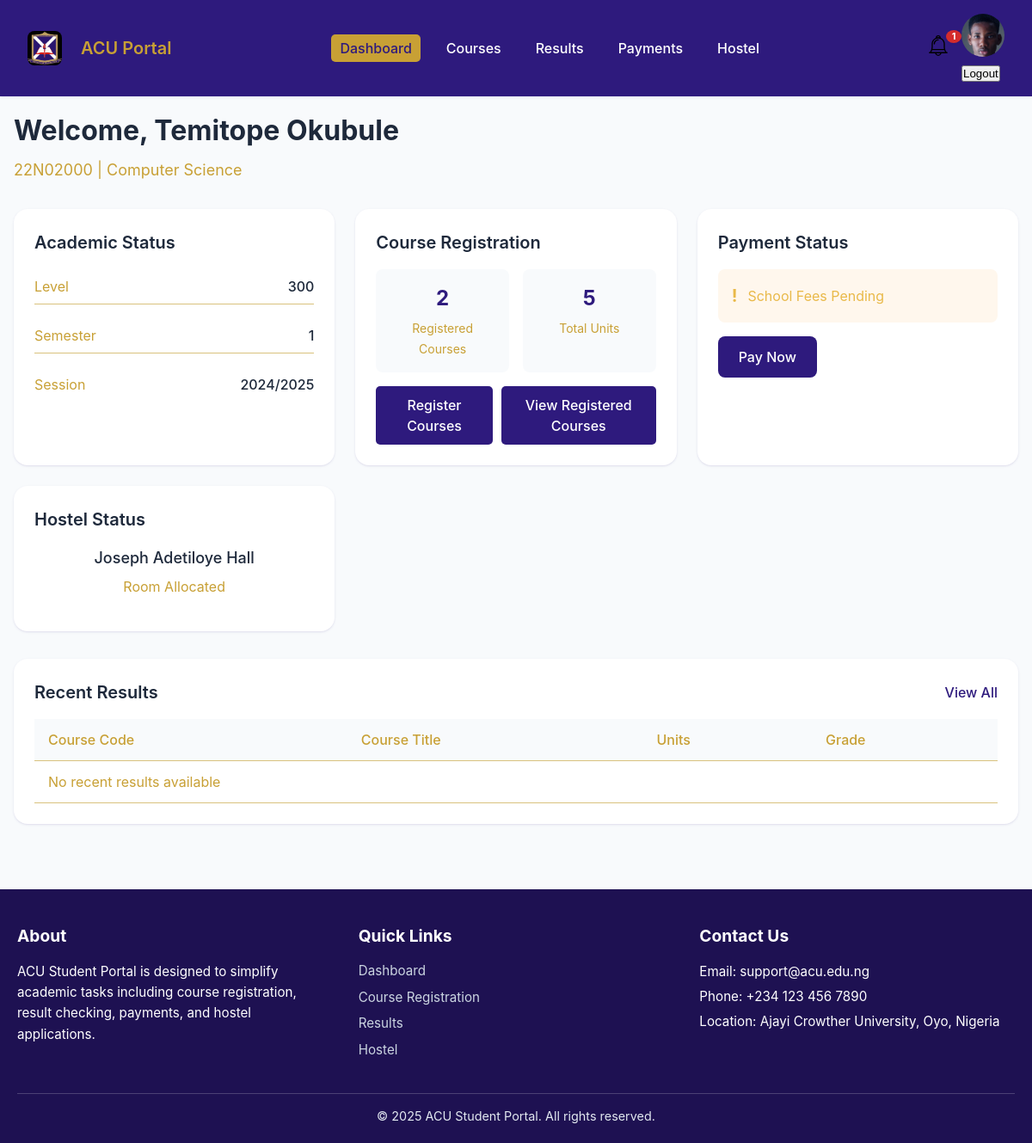
Page /dashboard/ (signed in) on the committed database.
### portal/models.py (models this page shows, shortened)
class StudentProfile(models.Model):
    user = models.OneToOneField(User, on_delete=models.CASCADE)
    matric_number = models.CharField(max_length=20, unique=True)
    phone_number = models.CharField(max_length=15)
    address = models.TextField()
    department = models.CharField(max_length=100)
    level = models.IntegerField(validators=[MinValueValidator(100), MaxValueValidator(800)])
    profile_picture = models.ImageField(upload_to='profile_pics/', null=True, blank=True)
    GENDER_CHOICES = (
        ('Male', 'Male'),
        ('Female', 'Female'),
    )
    gender = models.CharField(max_length=10, choices=GENDER_CHOICES, null=True)
    @property
    def imageURL(self):
        try:
            url = self.profile_picture.url
        except:
            url =''
        return url

class SchoolSession(models.Model):
    session = models.CharField(max_length=9)  # e.g. '2023/2024'
    semester = models.IntegerField(choices=[(1, 'First'), (2, 'Second')])
    is_active = models.BooleanField(default=False)  # To mark the current active session

class HostelApplication(models.Model):
    student = models.ForeignKey(StudentProfile, on_delete=models.CASCADE)
    hostel = models.ForeignKey(Hostel, on_delete=models.CASCADE)
    session = models.CharField(max_length=9)
    status = models.CharField(max_length=20, default='Pending')
    application_date = models.DateTimeField(auto_now_add=True)
    payment = models.OneToOneField(Payment, on_delete=models.SET_NULL, null=True)

class Hostel(models.Model):
    name = models.CharField(max_length=100)
    gender = models.CharField(max_length=1, choices=[('M', 'Male'), ('F', 'Female')])
    capacity = models.IntegerField()
    occupied = models.IntegerField(default=0)
    price_per_bed = models.DecimalField(max_digits=10, decimal_places=2)

### portal/views.py (the view)
# urls.py: path('dashboard/', views.dashboard, name='dashboard'),
@login_required
def dashboard(request):
    student = request.user.studentprofile
    current_session = SchoolSession.objects.filter(is_active=True).first()
    if current_session:
        session = current_session.session
        semester = current_session.semester
    else:
        session = '2024/2025'
        semester = 1
    registered_courses = RegisteredCourse.objects.filter(
        student=student,
        session=session,
        semester=semester
    )
    recent_results = Result.objects.filter(
        registered_course__student=student
    ).order_by('-registered_course__registration_date')[:5]
    fees_paid = Payment.objects.filter(
        student=student,
        purpose='School Fees',
        reference__icontains=session,
        status='Completed'
    ).exists()
    hostel_status = HostelApplication.objects.filter(
        student=student,
        session=session,
        status='Approved'
    ).first()
    total_units = registered_courses.aggregate(Sum('course__units'))['course__units__sum'] or 0
    context = {
        'current_session': session,
        'current_semester': semester,
        'registered_courses_count': registered_courses.count(),
        'total_units': total_units,
        'recent_results': recent_results,
        'fees_paid': fees_paid,
        'hostel_status': hostel_status,
    }
    return render(request, 'dashboard/dashboard.html', context)

### portal/context_processors.py (called while the page is built)
def notifications_context(request):
    if request.user.is_authenticated:
        try:
            student = request.user.studentprofile
            notifications = Notification.objects.filter(student=student).order_by('-created_at')
            unread_notifications = notifications.filter(is_read=False)
            return {
                'notifications': notifications,
                'unread_notifications': unread_notifications,
            }
        except:
            return {}
    return {}

### portal/templates/dashboard/dashboard.html (shortened to what this page needs)
{% extends 'portal/base.html' %}
{% block content %}
<div class="dashboard">
    <div class="welcome-header">
        <h1>Welcome, {{ user.get_full_name }}</h1>
        <p class="student-info">{{ user.studentprofile.matric_number }} | {{ user.studentprofile.department }}</p>
    </div>
    <div class="dashboard-grid">
        <div class="dashboard-card">
            <h2>Academic Status</h2>
            <div class="status-info">
                <div class="info-item">
                    <span class="label">Level</span>
                    <span class="value">{{ user.studentprofile.level }}</span>
                </div>
                <div class="info-item">
                    <span class="label">Semester</span>
                    <span class="value">{{ current_semester }}</span>
                </div>
                <div class="info-item">
                    <span class="label">Session</span>
                    <span class="value">{{ current_session }}</span>
                </div>
            </div>
        </div>
        <div class="dashboard-card">
            <h2>Course Registration</h2>
            <div class="course-stats">
                <div class="stat-item">
                    <span class="stat-value">{{ registered_courses_count }}</span>
                    <span class="stat-label">Registered Courses</span>
                </div>
                <div class="stat-item">
                    <span class="stat-value">{{ total_units }}</span>
                    <span class="stat-label">Total Units</span>
                </div>
            </div>
            <div class="button-containers">
            <a href="{% url 'course_registration' %}" class="btn btn-primarys">Register Courses</a>
            <a href="{% url 'registered_courses' %}" class="btn btn-primarys">View Registered Courses</a>
        </div>
        </div>
        <div class="dashboard-card">
            <h2>Payment Status</h2>
            <div class="payment-status {% if fees_paid %}status-paid{% else %}status-pending{% endif %}">
                <span class="status-icon">{% if fees_paid %}✓{% else %}!{% endif %}</span>
                <span class="status-text">
                    {% if fees_paid %}
                        School Fees Paid
                    {% else %}
                        School Fees Pending
                    {% endif %}
                </span>
            </div>
            {% if not fees_paid %}
                <a href="{% url 'payments' %}" class="btn btn-primary">Pay Now</a>
            {% endif %}
        </div>
        <div class="dashboard-card">
            <h2>Hostel Status</h2>
            {% if hostel_status %}
                <div class="hostel-info">
                    <p class="hostel-name">{{ hostel_status.hostel.name }}</p>
                    <p class="room-info">Room Allocated</p>
                </div>
            {% else %}
                <div class="hostel-info">
                    <p>No active hostel allocation</p>
                    <a href="{% url 'hostel_application' %}" class="btn btn-primary">Apply for Hostel</a>
                </div>
            {% endif %}
        </div>
    </div>
    <div class="recent-results">
        <div class="section-header">
            <h2>Recent Results</h2>
            <a href="{% url 'results' %}" class="view-all">View All</a>
        </div>
        <div class="results-table-container">
            <table class="results-table">
                <thead>
                    <tr>
                        <th>Course Code</th>
                        <th>Course Title</th>
                        <th>Units</th>
                        <th>Grade</th>
                    </tr>
                </thead>
                <tbody>
                    {% for result in recent_results %}
                    <tr>
                        <td>{{ result.registered_course.course.code }}</td>
                        <td>{{ result.registered_course.course.title }}</td>
                        <td>{{ result.registered_course.course.units }}</td>
                        <td class="grade">{{ result.grade }}</td>
                    </tr>
                    {% empty %}
                    <tr>
                        <td colspan="4" class="no-results">No recent results available</td>
                    </tr>
                    {% endfor %}
                </tbody>
            </table>
        </div>
    </div>
</div>
{% endblock %}

### portal/templates/portal/base.html (shortened to what this page needs)
{% load static %}
<!DOCTYPE html>
<html lang="en">
<head>
    <link rel="stylesheet" href="/static/css/styles.css">
</head>
<body>
    {% if user.is_authenticated %}
    <nav class="main-nav">
        <div class="nav-brand">
            <img src="{{ '/static/images/logo.png' }}" alt="ACU Logo" class="nav-logo">
            <span>ACU Portal</span>
        </div>
        <ul class="nav-links">
            <li><a href="{% url 'dashboard' %}" class="{% if request.path == '/dashboard/' %}active{% endif %}">Dashboard</a></li>
            <li><a href="{% url 'course_registration' %}" class="{% if '/courses/' in request.path %}active{% endif %}">Courses</a></li>
            <li><a href="{% url 'results' %}" class="{% if '/results/' in request.path %}active{% endif %}">Results</a></li>
            <li><a href="{% url 'payments' %}" class="{% if '/payments/' in request.path %}active{% endif %}">Payments</a></li>
            <li><a href="{% url 'hostel_application' %}" class="{% if '/hostel/' in request.path %}active{% endif %}">Hostel</a></li>
        </ul>
        <div class="nav-profile">
            <a href="javascript:void(0)" class="notifications" onclick="toggleNotifications()">
                <div class="notification-icon-wrapper">
                    <img src="{% static 'images/bell.svg' %}" alt="Notifications" class="icon">
                    {% if unread_notifications.count %}
                        <span class="notification-badge">{{ unread_notifications.count }}</span>
                    {% endif %}
                </div>
            </a>
            <div class="profile-menu">
                <a href="{% url 'profile' %}">
                    <img src="{{ user.studentprofile.imageURL|default:'/static/images/default-avatar.png' }}" alt="Profile" class="avatar">
                </a>
                <div class="dropdown-menu">
                    <form method="post" action="{% url 'logout' %}">
                        <button type="submit">Logout</button>
                      </form>
                </div>
            </div>
        </div>
    </nav>
    {% endif %}
    <main class="container">
        {% block content %}{% endblock %}
    </main>
    <footer class="footer">
        <div class="footer-container">
            <div class="footer-about">
                <h4>About</h4>
                <p>ACU Student Portal is designed to simplify academic tasks including course registration, result checking, payments, and hostel applications.</p>
            </div>
            <div class="footer-links">
                <h4>Quick Links</h4>
                <ul>
                    <li><a href="{% url 'dashboard' %}">Dashboard</a></li>
                    <li><a href="{% url 'course_registration' %}">Course Registration</a></li>
                    <li><a href="{% url 'results' %}">Results</a></li>
                    <li><a href="{% url 'hostel_application' %}">Hostel</a></li>
                </ul>
            </div>
            <div class="footer-contact">
                <h4>Contact Us</h4>
                <p>Email: support@acu.edu.ng</p>
                <p>Phone: +234 123 456 7890</p>
                <p>Location: Ajayi Crowther University, Oyo, Nigeria</p>
            </div>
        </div>
        <div class="footer-bottom">
            <p>&copy; {% now "Y" %} ACU Student Portal. All rights reserved.</p>
        </div>
    </footer>

### rows in the picture
SchoolSession: session "2024/2025"
HostelApplication: hostel.name "Joseph Adetiloye Hall"

### other values in the picture
{{ unread_notifications.count }} "1"
{{ user.get_full_name }} "Temitope Okubule"
{{ user.studentprofile.matric_number }} "22N02000"
{{ user.studentprofile.department }} "Computer Science"
{{ user.studentprofile.level }} "300"
{{ current_semester }} "1"
{{ registered_courses_count }} "2"
{{ total_units }} "5"
